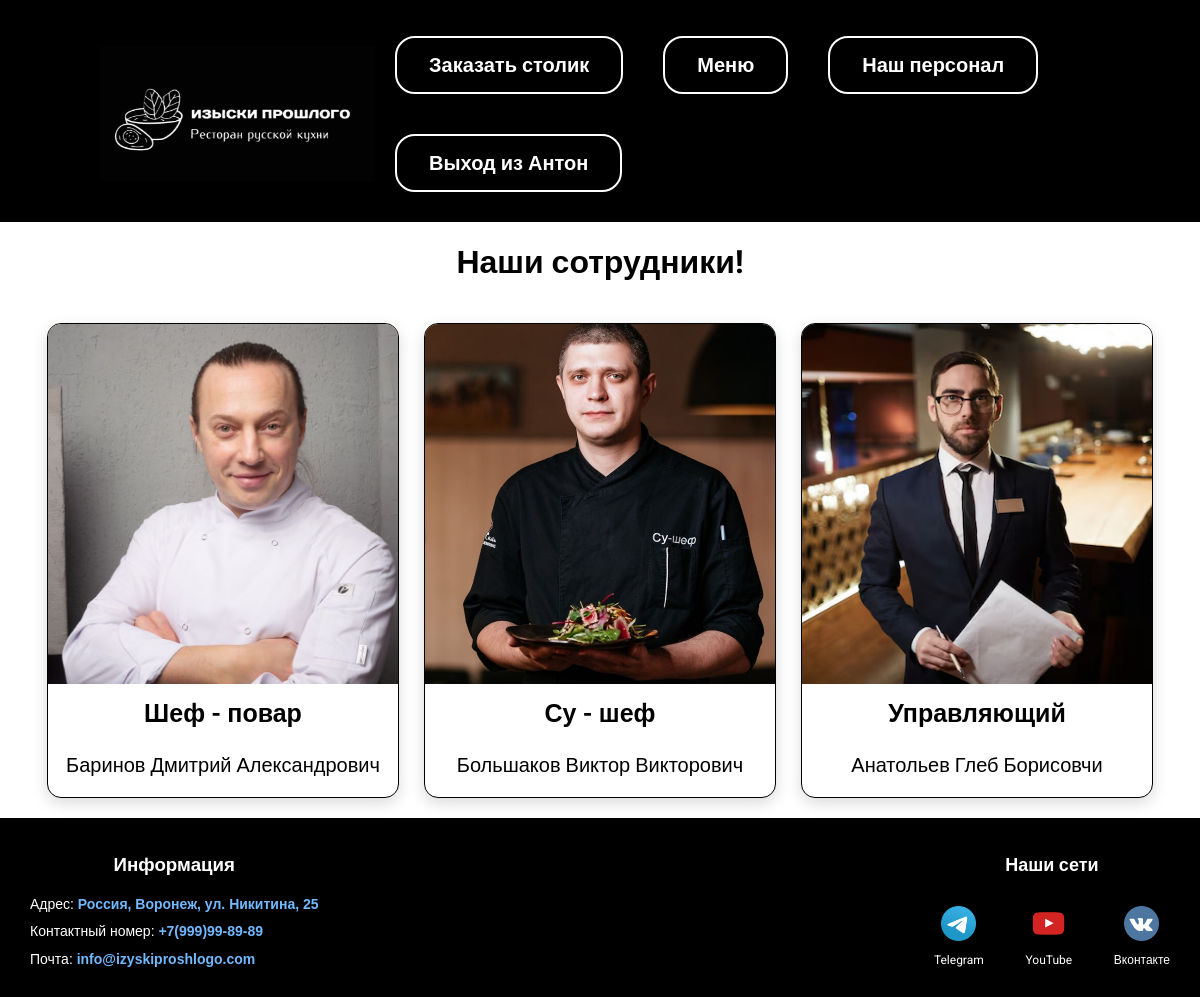
Page /personal/ (signed in) on the committed database.
### view/models.py (models this page shows, shortened)
class Personal(models.Model):
    name = models.CharField(max_length=50)
    job = models.CharField(max_length=100)
    image = models.ImageField(upload_to='images/')
    class Meta:
        verbose_name = 'работника'
        verbose_name_plural = 'Персонал'

### view/views.py (the view)
# urls.py: path('personal/', views.personal, name='personal'),
def personal(request):
    personal_prof = Personal.objects.all()
    return render(request, 'view/personal.html', {"personal": personal_prof})

### view/templates/view/personal.html
{% extends 'view/base.html' %}
{% load static %}
{% block content %}
<div class="center_pers"><h1>Наши сотрудники!</h1></div>
<div class="pagination-wrapper">
    <div class="column">
        {% for item in personal %}
        <div class="personal-card">
            <img class="personal-image" src="{{ item.image.url }}">
            <div class="menu-content">
                <h3 class="job">{{ item.job }}</h3>
                <p class="personal-name">{{ item.name }}</p>
            </div>
        </div>
        {% endfor %}
    </div>
</div>
{% endblock %}

### view/templates/view/base.html (shortened to what this page needs)
<!DOCTYPE html>
{% load static %}
<html lang="en">
<head>
    <link rel="stylesheet" href="{% static 'css/styleDip.css' %}">
</head>
<body>
<header>
    <div class="Menu">
        <div class="Logo">
            <a href="{% url 'index' %}"><img src="{% static 'images/Rt black.png' %}"></a>
        </div>
        <div class="wrap">
            <div>
                <ul>
                    <li class="butt"><a href="{% url 'table_booking' %}">Заказать столик</a></li>
                    <li class="butt"><a href="{% url 'menu' %}">Меню</a></li>
                    <li class="butt"><a href="{% url 'personal' %}">Наш персонал</a></li>
                    {% if user.is_authenticated %}
                    <li class="butt"><a href="{% url 'logout' %}">Выход из {{ request.user }}</a></li>
                    {% else %}
                    <li class="butt"><a href="{% url 'signup' %}">Регистрация</a></li>
                    {% endif %}
                </ul>
            </div>
        </div>
    </div>
</header>
<main class="main-content">
    {% block content %}
    {% endblock %}
</main>
<footer>
    <div class="Footer">
        <div class="contact">
            <h3 id = "Info">Информация</h3>
            <p>Адрес: <a
                    href="{% url 'address' %}">Россия,
                Воронеж, ул. Никитина, 25</a></p>
            <div class="contact-top">
                <p>Контактный номер:
                    <a class="phone-number" href="tel:+74951234567">
                        +7(999)99-89-89
                    </a></p>
            </div>
            <p>Почта: <a href="mailto:info@izyskiproshlogo.com">info@izyskiproshlogo.com</a></p>
        </div>
        <div class="social-wrap">
            <p class="Social_nazv">Наши сети</p>
            <ul>
                <li>
                    <button class="social_butt"><a href="https://t.me/+ZkVWFWmI_483ZDNi"><img class="socialImg"
                                                                                              src="{% static 'images/telegram.png' %}">
                    </a></button>
                    <p class="Social">Telegram</p>
                </li>
                <li>
                    <button class="social_butt"><a href="https://www.youtube.com/@foodtop10"><img class="socialImg"
                                                                                                  src="{% static 'images/Youtube.png' %}">
                    </a></button>
                    <p class="Social">YouTube</p>
                </li>
                <li>
                    <button class="social_butt"><a href="https://vk.com/restoran.artist"><img class="socialImg" src="{% static 'images/vk.png' %}">
                    </a>
                    </button>
                    <p class="Social">Вконтакте</p>
                </li>
            </ul>
        </div>
    </div>
</footer>
</body>
</html>

### view/static/css/styleDip.css (style rules this page uses)
body { margin: 0; padding: 0; font-family: "Roboto", sans-serif; background: #ffffff; display: flex; flex-direction: column; min-height: 100vh; width: 100%; overflow-x: hidden; }
.wrap { margin: 0 auto; padding: 20px; box-sizing: border-box; margin: 0 auto; width: 70%; }
.Logo { width: 275px; height: 150px; margin-left: 80px; }
.Logo a { display: block; width: 100%; height: 100%; }
.Logo img { width: 100%; height: 100%; }
.butt { border: 2px solid rgb(255, 255, 255); padding: 15px 32px; border-radius: 20px; cursor: pointer; transition: all 0.3s ease; }
.Menu { display: flex; background: rgb(0, 0, 0); padding: 10px 20px; border-top: 6px solid #000000; box-sizing: border-box; width: 100%; justify-content: space-between; align-items: center; margin: 0; }
.Menu .wrap { display: flex; flex-wrap: wrap; justify-content: flex-end; align-items: center; flex: 1; }
.Menu a { color: #ffffff; font-weight: bold; text-decoration: none; transition: color 0.3s ease; white-space: nowrap; }
.Menu ul { display: flex; flex-wrap: wrap; list-style: none; font-size: 20px; margin: 0; padding: 0; gap: 40px; }
.Menu li { margin: 0; }
.Logo img { width: 100%; height: 100%; object-fit: contain; }
.main-content { flex: 1 0 auto; width: 100%; }
.Footer { background: rgb(0, 0, 0); padding: 20px 10px; border-top: 6px solid #000000; display: flex; justify-content: space-between; align-items: center; width: 100%; flex-shrink: 0; }
.Footer .social-wrap { display: flex; flex-direction: column; align-items: flex-end; width: auto; margin-left: auto; margin-right: 40px; }
.Footer a { color: #ffffff; font-weight: bold; text-decoration: none; display: flex; flex-direction: column; align-items: center; }
.Footer .social-wrap ul { display: flex; list-style: none; font-size: 20px; margin: 0; padding: 0; gap: 40px; }
.Footer li { display: flex; flex-direction: column; align-items: center; margin: 0; }
.Footer .social-wrap img { width: 35px; height: 35px; }
.Social { color: #ffffff; margin: 5px 0 0 0; font-size: 12px; text-align: center; }
.social_butt { background-color: rgb(0, 0, 0); padding: 5px 5px; border-radius: 100px; cursor: pointer; transition: all 0.3s ease; border: none; display: flex; justify-content: center; align-items: center; width: 50px; height: 50px; }
.contact { font-family: Arial, sans-serif; text-align: left; color: #ffffff; width: auto; margin-left: 0; padding: 0 20px; box-sizing: border-box; }
#Info { text-align: center; width: auto; margin-top: 10px; }
.contact p { margin: 8px 0; font-size: 14px; line-height: 1.4; }
.contact a { color: #72b9ff; text-decoration: none; font-size: 14px; transition: color 0.3s ease; display: inline; margin: 0; }
.Social_nazv { text-align: center; margin-bottom: 2px; margin-top: 0; font-size: 18px; font-weight: bold; color: white; width: 100%; }
.column { display: flex; flex-direction: row; flex-wrap: nowrap; justify-content: center; gap: 25px; padding: 20px; max-width: 100%; margin: 0 auto; overflow-x: auto; }
.personal-card { background: white; border-radius: 14px; overflow: hidden; box-shadow: 0 5px 15px rgba(0, 0, 0, 0.15); transition: all 0.3s ease; border: 1px solid #000000; position: relative; max-width: 350px; }
.personal-name { align-items: start; justify-content: center; display: flex; font-size: 20px; margin-top: 15px; }
.job { align-items: center; justify-content: center; display: flex; font-size: 25px; margin-top: 15px; }
.center_pers { text-align: center; }
.personal-image { width: 360px; height: 360px; object-fit: cover; display: block; transition: transform 0.5s; }
button { background: #ffffff; border: 2px solid #000000; width: 100%; padding: 10px; font-size: 20px; cursor: pointer; margin-top: 20px; }

### rows in the picture
Personal: image (picture), job "Шеф - повар", name "Баринов Дмитрий Александрович"
Personal: image (picture), job "Су - шеф", name "Большаков Виктор Викторович"
Personal: image (picture), job "Управляющий", name "Анатольев Глеб Борисовчи"

### other values in the picture
{{ request.user }} "Антон"
